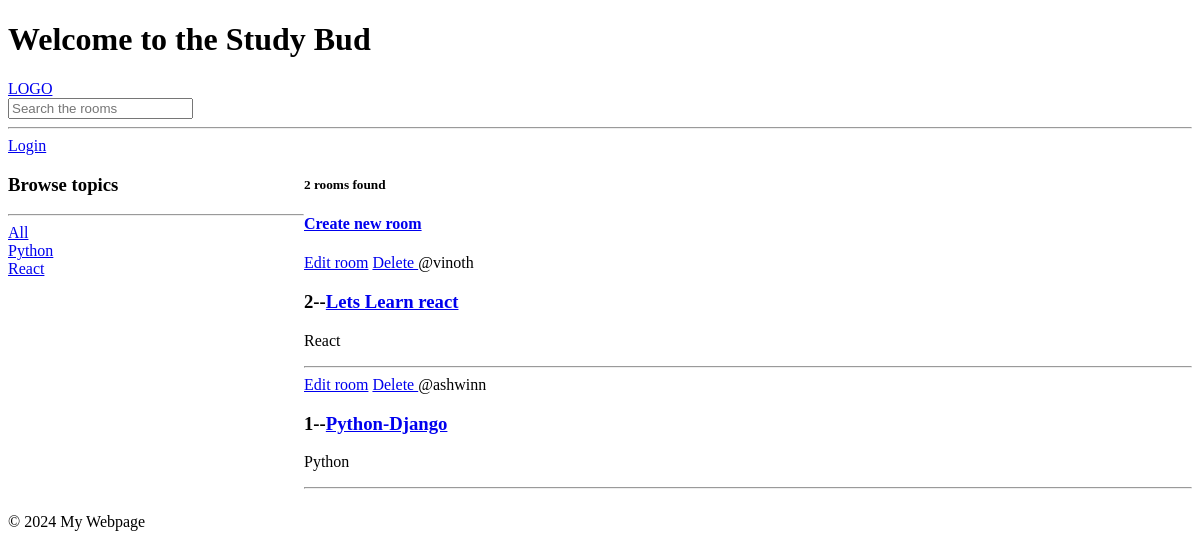
The app's page /, older data.
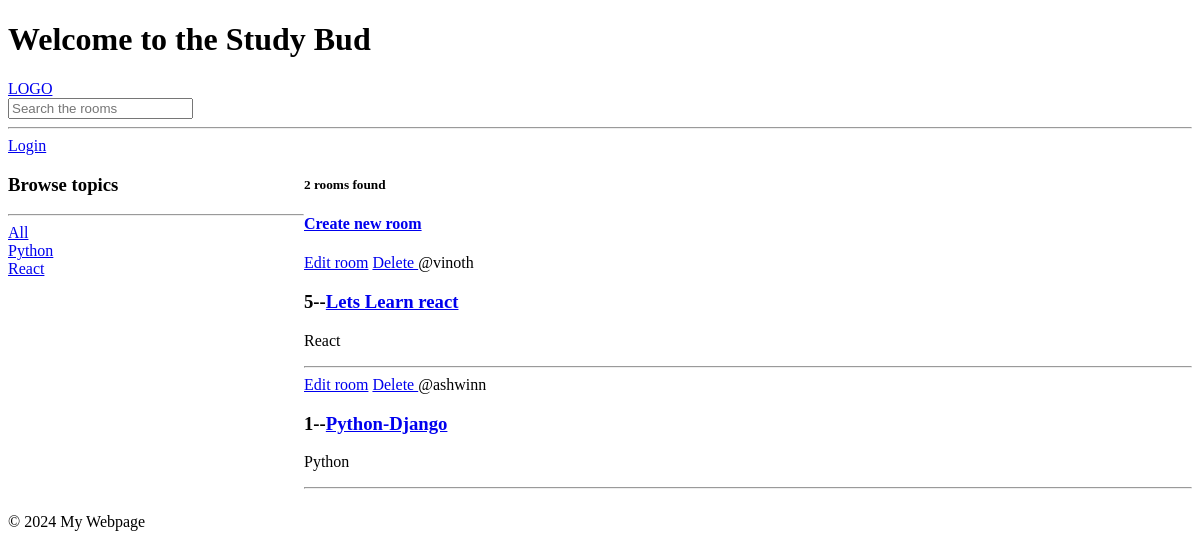
The same page, newer data.
### core/models.py (models this page shows, shortened)
class Topic(models.Model):
    name = models.CharField(max_length=200)

class Rooms(models.Model):
    host = models.ForeignKey(User,on_delete=models.SET_NULL,null=True)
    topic = models.ForeignKey(Topic,on_delete=models.SET_NULL,null=True)
    name = models.CharField(max_length=100)
    description = models.TextField(null=True,blank=True)
    created = models.DateTimeField(auto_now_add=True)
    updated = models.DateTimeField(auto_now=True)
    class Meta:
        ordering=['-updated','-created']

### core/views.py (the view)
# urls.py: path('',views.home,name='home'),
def home(request):
    q=request.GET.get('q') if request.GET.get('q') != None else ''
    rooms = Rooms.objects.filter(Q(topic__name__icontains=q) | Q(name__icontains=q) | Q(description__icontains=q))
    topics = Topic.objects.all()
    room_count = rooms.count()
    context={'rooms':rooms,'topics':topics,'room_count':room_count}
    return render(request,'core/home.html',context)

### core/templates/core/home.html (shortened to what this page needs)
{% extends 'main.html'%}
{% block content %}
<div class="home-container">
    <div>
        <h3>Browse topics</h3>
        <hr>
        <div><a href="{%url 'home' %}">All</a></div>
        {% for topic in topics%}
        <div><a href="{%url 'home' %}?q={{topic.name}}">{{topic.name}}</a></div>
        {% endfor%}
    </div>
    <div>
        <h5>{{room_count}} rooms found </h5>
        <h4>
            <a href="{% url 'create-room' %}">Create new room</a>
        </h4>
        <div>
            {% for room in rooms%}
            <div>
                <a href="{% url 'update-room' room.id%}">Edit room</a>
                <a href="{% url 'delete-room' room.id %}">Delete </a>
                <span>@{{room.host.username}}</span>
                <h3>{{room.id}}--<a href="{% url 'room' room.id%}">{{room.name}}</a></h3>
                <p>{{room.topic.name}}</p>
                <hr>
            </div>
            {% endfor%}
        </div>
    </div>
</div>
{% endblock %}

### templates/main.html (shortened to what this page needs)
<!DOCTYPE html>
<html lang="en">
<head>
</head>
<body>
    <header>
        <h1>Welcome to the Study Bud</h1>
    </header>
    <main>
        {% include 'navbar.html' %}
        {% block content %}
        {% endblock %}
    </main>
    <footer>
        <p>&copy; 2024 My Webpage</p>
    </footer>
</body>
</html>

### templates/navbar.html
<a href="/">LOGO</a>
<form method="GET" action="{% url 'home' %}">
    <input type="text" name="q" placeholder="Search the rooms ">
</form><hr>
<a href="{% url 'login' %}">Login</a>

### core/templates/core/home.html (style rules this page uses)
.home-container { display: grid; grid-template-columns: 1fr 3fr; }

Row changes from the older to the newer data that the page shows:
removed Rooms: host.username "vinoth", id "2", name "Lets Learn react", topic.name "React"
added Rooms: host.username "vinoth", id "5", name "Lets Learn react", topic.name "React"
